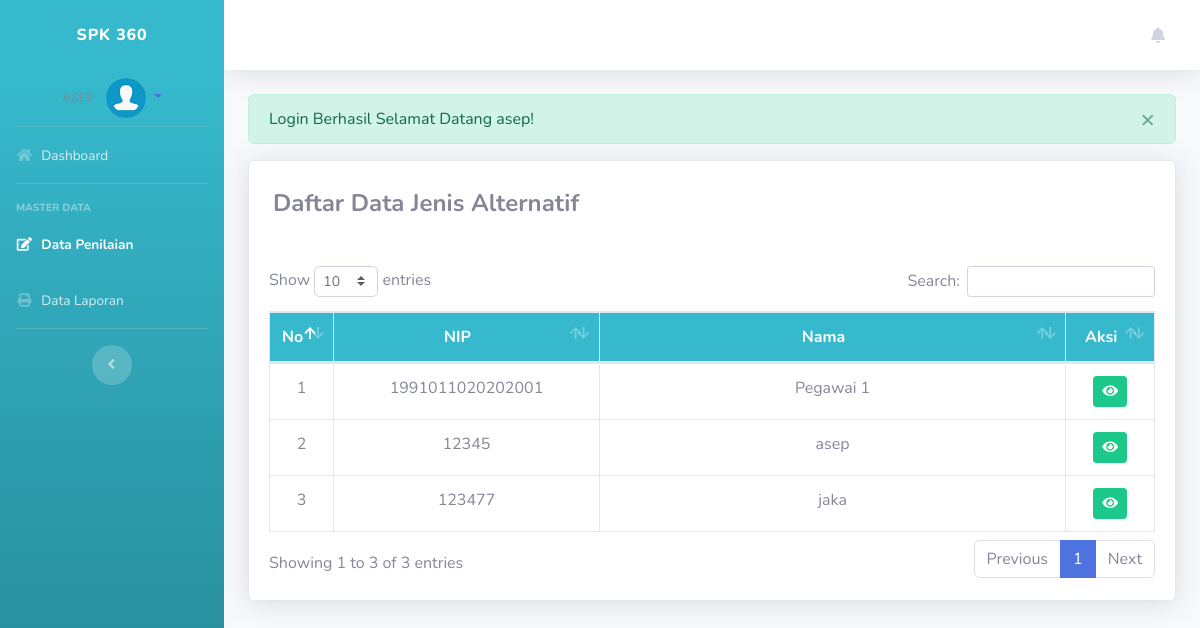
The page /index.php?p=melakukanpen (signed in) on the database as committed earlier.
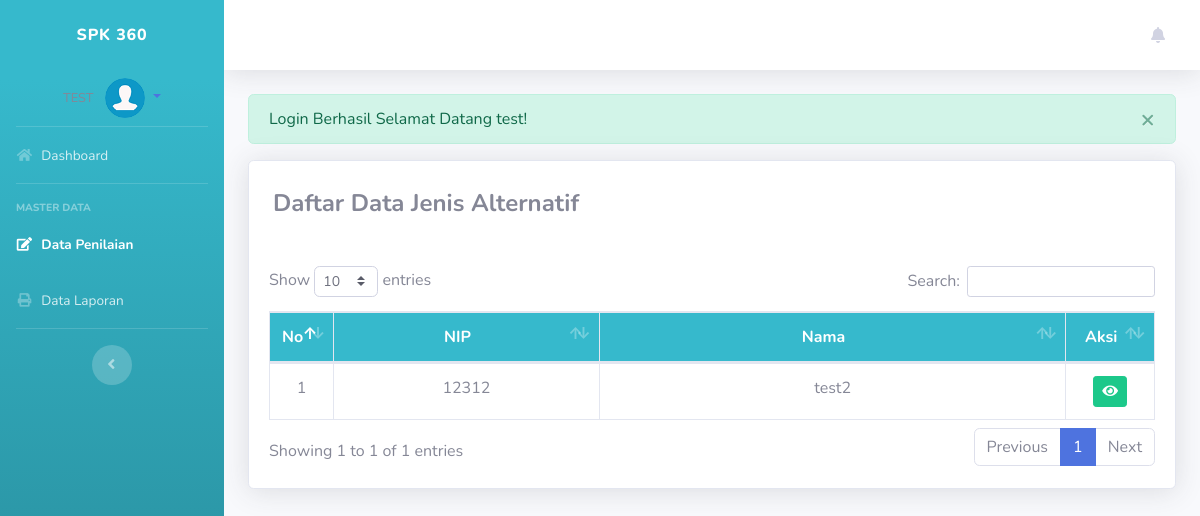
The same page on the database as committed later.
### tables this page shows
CREATE TABLE `penilai_detail` (
  `id_penilai_detail` int(11) NOT NULL,
  `id_penilai` int(11) NOT NULL,
  `nip` char(16) NOT NULL
);

CREATE TABLE `penilai` (
  `id_penilai` int(11) NOT NULL,
  `nip` char(18) DEFAULT NULL,
  `id_periode` int(11) DEFAULT NULL
);

CREATE TABLE `user` (
  `nip` char(18) NOT NULL,
  `id_jenis_user` int(11) DEFAULT NULL,
  `password` varchar(100) DEFAULT NULL,
  `nama_guru` varchar(100) DEFAULT NULL,
  `status_guru` varchar(100) DEFAULT NULL,
  `alamat` text DEFAULT NULL,
  `tempat_lahir` varchar(100) DEFAULT NULL,
  `tgl_lahir` date DEFAULT NULL,
  `jenis_kelamin` char(1) DEFAULT NULL,
  `status_nikah` char(1) DEFAULT NULL,
  `no_telp` varchar(20) DEFAULT NULL,
  `area_kerja` varchar(255) DEFAULT NULL
);

### pages/melakukanpen.php (the view, shortened to what this page needs)
<?php
if (!isset($_GET['id'])) {
?>
    <?php if (isset($_SESSION["flash"])) { ?>
        <div class="alert alert-<?= $_SESSION["flash"]["type"]; ?> alert-dismissible alert_model" role="alert">
            <button type="button" class="close" data-dismiss="alert" aria-label="Close">
                <span aria-hidden="true">&times;</span>
            </button>
            <?= $_SESSION["flash"]["head"]; ?> <?= $_SESSION["flash"]["msg"]; ?>
        </div>
    <?php unset($_SESSION['flash']);
    } ?>
    <div class="card shadow mb-4">
        <div class="card-body">
            <div class="d-flex justify-content-between align-items-center mt-2 mb-5 mx-1">
                <h4 class="m-0 font-weight-bold"> Daftar Data Jenis Alternatif</h6>
            </div>
            <table class="table table-bordered" id="dataTable" width="100%" cellspacing="0">
                <thead class="bg-info text-white">
                    <tr align="center">
                        <th width="5%">No</th>
                        <th width="30%">NIP</th>
                        <th>Nama</th>
                        <th width="10%">Aksi</th>
                    </tr>
                </thead>
                <tbody>
                    <?php
                    $i = 0;
                    $nip_s = $_SESSION[md5('user')];
                    $sql = "SELECT a.id_penilai, a.nip, c.nama_guru, b.id_penilai_detail FROM penilai a JOIN penilai_detail b  ON a.id_penilai = b.id_penilai
							JOIN user c ON a.nip = c.nip WHERE b.nip = '$nip_s' ";
                    $q = mysqli_query($con, $sql);
                    while ($row = mysqli_fetch_array($q)) {
                    ?>
                        <tr align="center">
                            <td><?= ++$i; ?></td>
                            <td><?= $row['nip']; ?></td>
                            <td><?= $row['nama_guru']; ?></td>
                            <td>
                                <?php
                                if (sudah($row['id_penilai_detail']) == 'sudah') {
                                ?>
                                    <a href="index.php?p=melakukanpen&id=<?= $row['id_penilai']; ?>" class="btn btn-success btn-sm" data-toggle="tooltip" data-placement="bottom" title="Detail Penilaian">
                                        <i class="fa fa-eye"></i>
                                    </a>
                                <?php
                                } else {
                                ?>
                                    <a href="index.php?p=melakukanpen&id=<?= $row['id_penilai']; ?>" class="btn btn-warning btn-sm" data-toggle="tooltip" data-placement="bottom" title="Isi Penilaian">
                                        <i class="fa fa-edit"></i>
                                    </a>
                                <?php
                                }
                                ?>
                            </td>
                        </tr>
                    <?php } ?>
                </tbody>
            </table>
        </div>
    </div>
    <?php } ?>
    </div>
    <?php
    function sudah($idpdt = '')
    {
        global $con;
        $sql = "SELECT * FROM penilai a JOIN penilai_detail b ON a.id_penilai = b.id_penilai JOIN penilaian c ON b.id_penilai_detail = c.id_penilai_detail WHERE b.id_penilai_detail = $idpdt";
        $q = mysqli_query($con, $sql);
        if (mysqli_num_rows($q) > 0) {
            return 'sudah';
        } else {
            return '';
        }
    }
    ?>

Rows that differ between the two databases and show on the page:
removed penilai_detail: id_penilai.nip "1991011020202001", user.nama_guru "Pegawai 1"
removed penilai_detail: id_penilai.nip "12345", nip.nama_guru "asep"
removed penilai_detail: id_penilai.nip "123477", user.nama_guru "jaka"
added penilai_detail: id_penilai.nip "12312", user.nama_guru "test2"
Other text that changed with them:
$_SESSION["flash"]["msg"]: "Selamat Datang asep!" → "Selamat Datang test!"
text written by a page script: "Show entries Search: Showing 1 to 3 of 3 entries Previous 1 Next" → "Show entries Search: Showing 1 to 1 of 1 entries Previous 1 Next"
